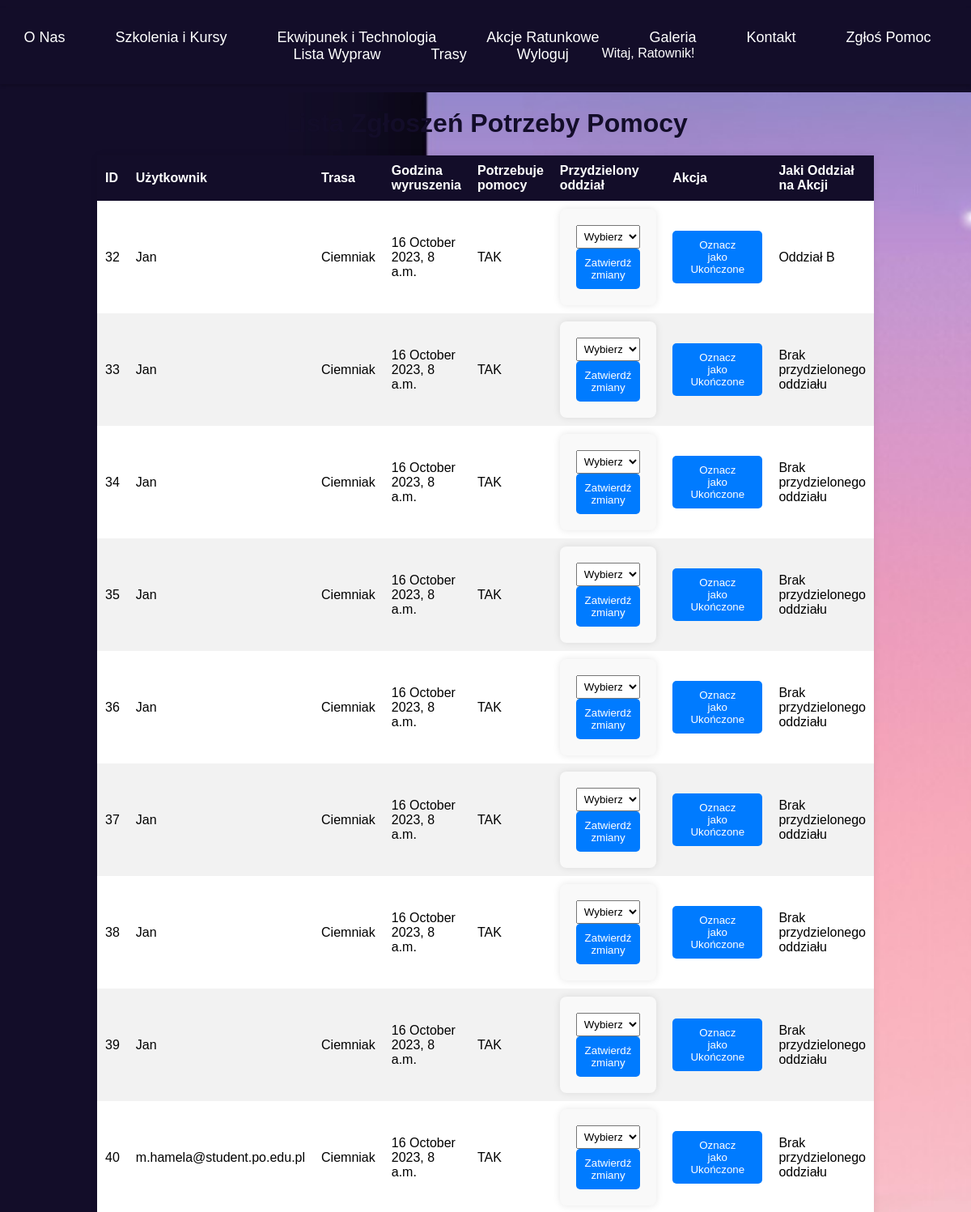
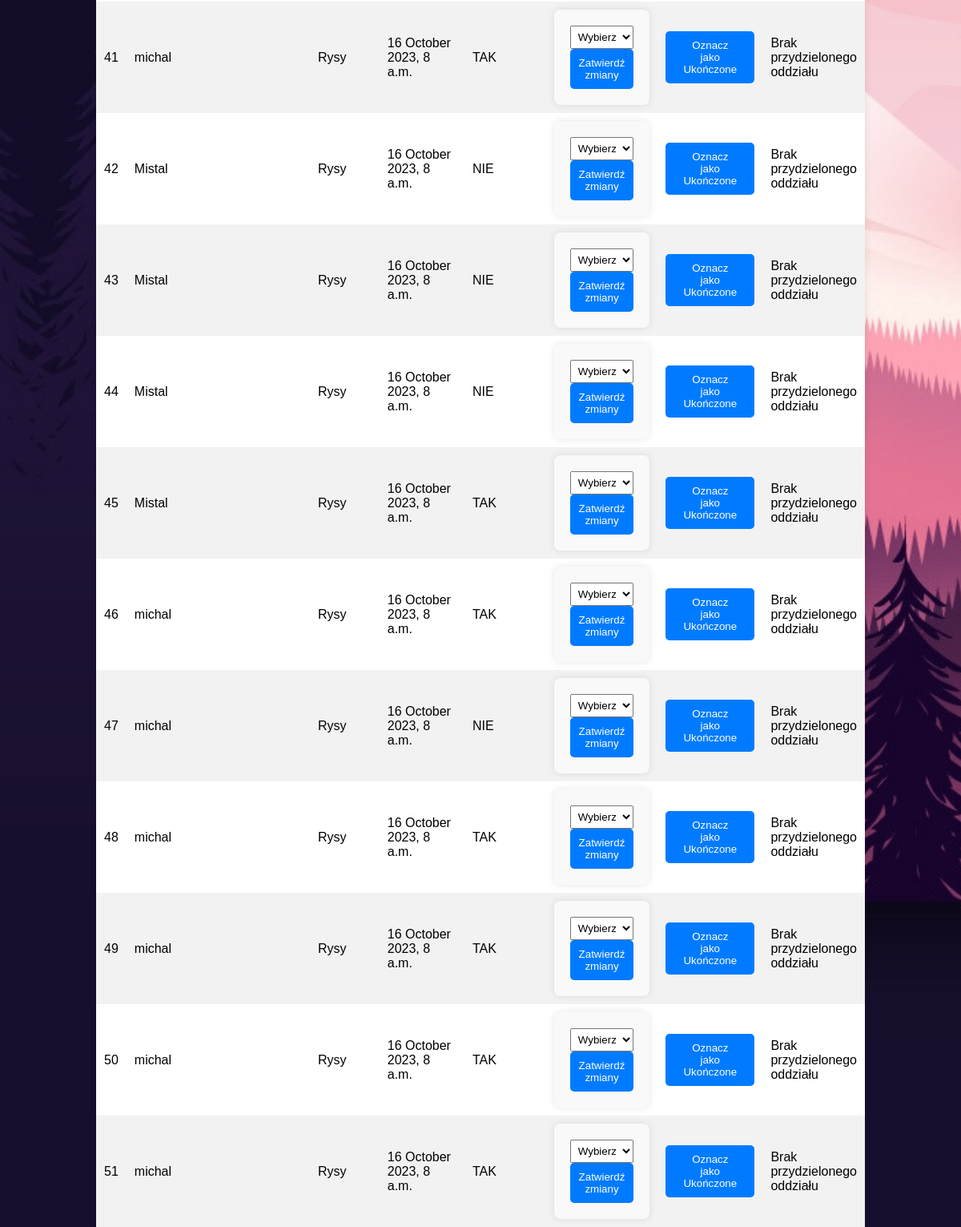
Page /Gory/widok_ratownika/ (signed in) on the earlier database version (2 pictures, top to bottom).
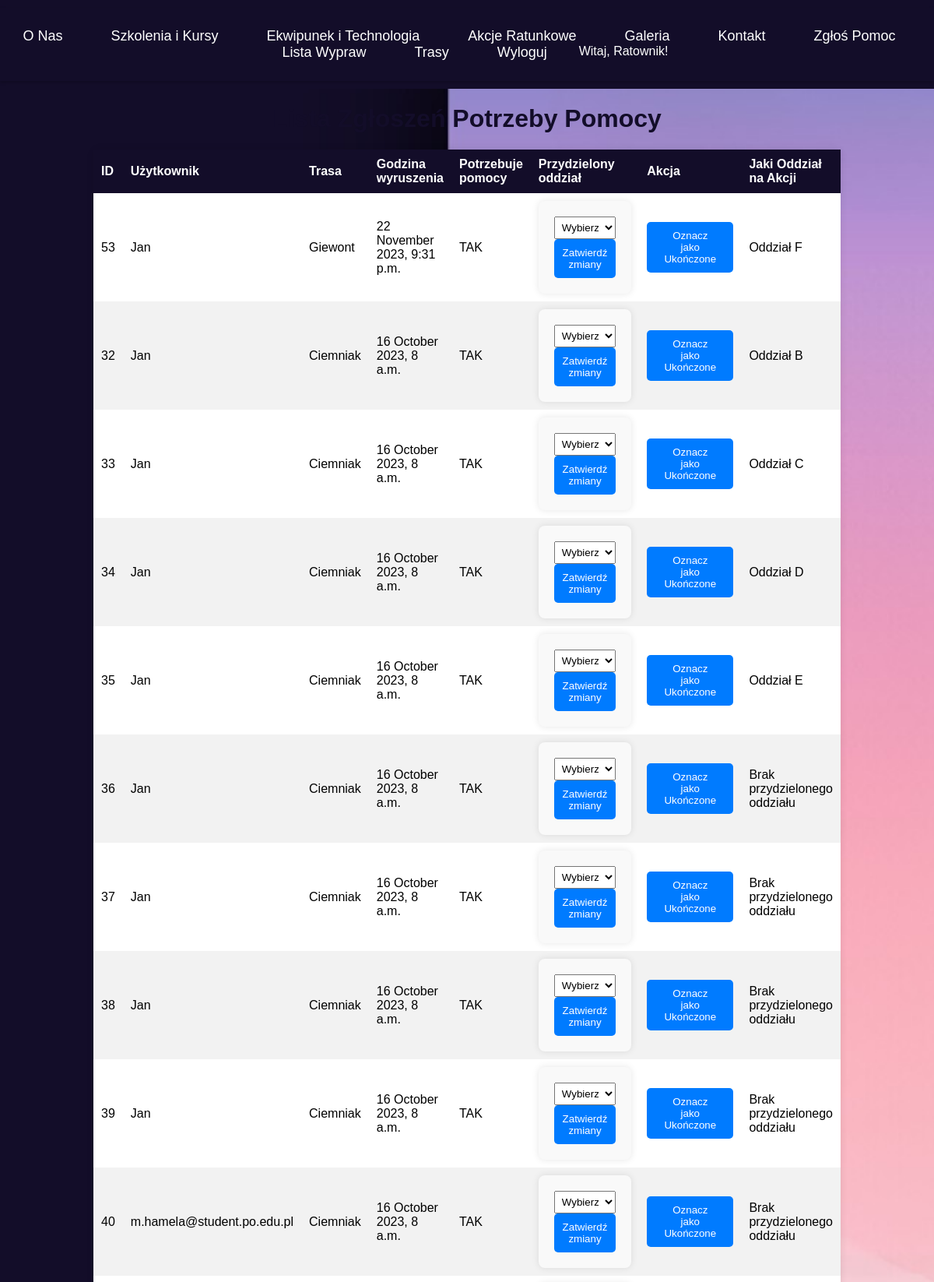
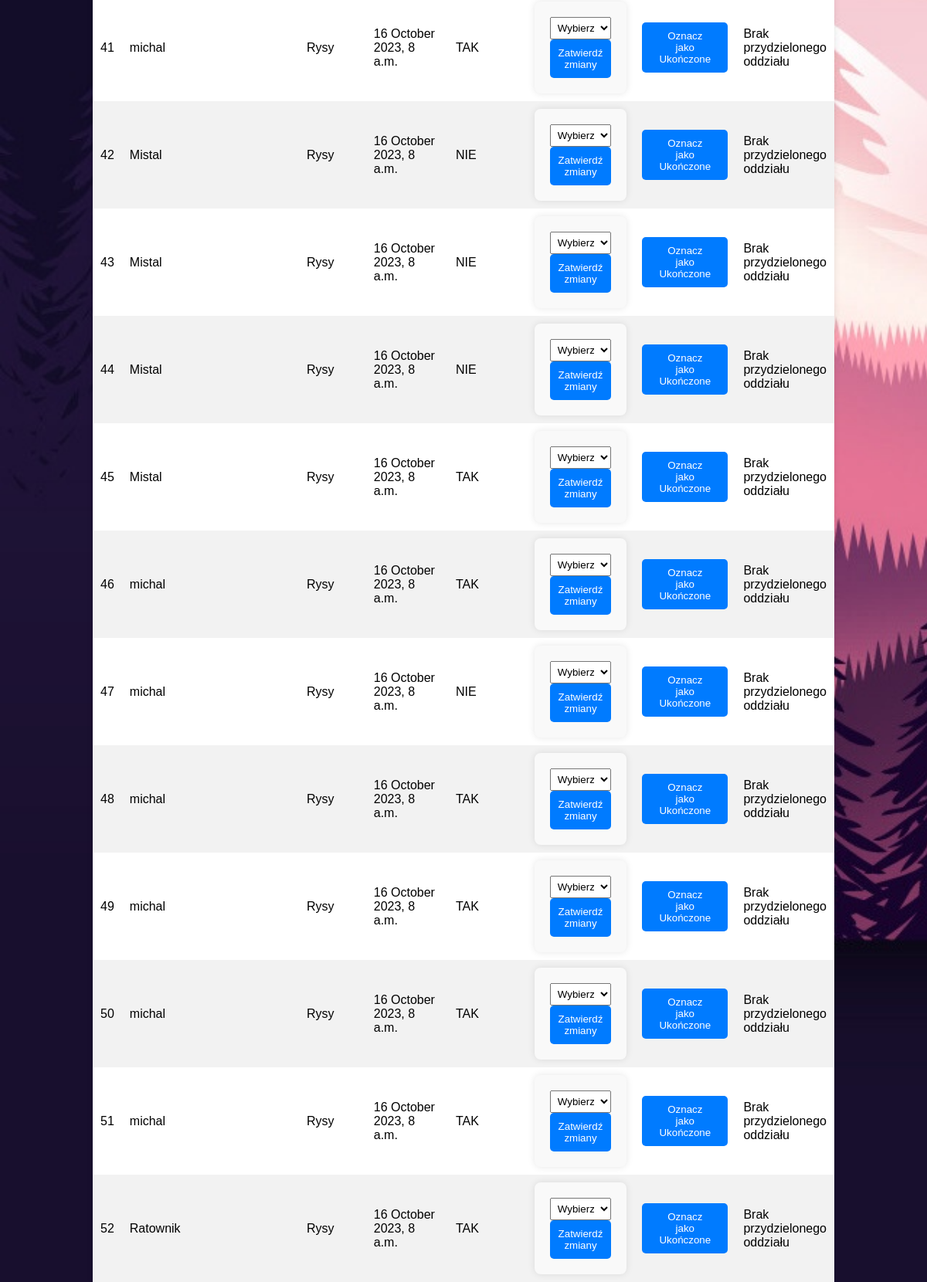
Same page on the later database version (2 pictures, top to bottom).
### Gory/models.py (models this page shows, shortened)
class Zgloszenie(models.Model):
    user = models.ForeignKey(User, on_delete=models.CASCADE, related_name='zgloszenia')
    trasa = models.ForeignKey('Trasa', on_delete=models.CASCADE)
    godzina_wyruszenia = models.DateTimeField()
    potrzebuje_pomocy = models.BooleanField(default=False)
    wyruszyl_na_pomoc = models.BooleanField(default=False)
    oddzial_ratowniczy = models.ForeignKey(OddzialRatowniczy, on_delete=models.SET_NULL, null=True, blank=True)
    historia_oddzialow = models.ManyToManyField(OddzialRatowniczy, related_name='historia_zgloszen', blank=True)
    class Meta:
        ordering = ['-godzina_wyruszenia']

class Trasa(models.Model):
    identyfikator = models.CharField(max_length=100)
    nazwa = models.CharField(max_length=100)
    czas_trwania = models.IntegerField()
    schroniska = models.TextField()
    notatka_o_szycie = models.TextField()
    wysokosc_szczytu = models.IntegerField()
    kolor_szlaku = models.CharField(max_length=50, default='Domyślny Kolor')
    pasmo_gorskie = models.CharField(max_length=50)

class OddzialRatowniczy(models.Model):
    nazwa = models.CharField(max_length=100)
    kontakt = models.CharField(max_length=100)
    dostepnosc = models.BooleanField(default=True)
    przypisane_zgloszenia = models.ManyToManyField('Zgloszenie', related_name='przypisane_oddzialy', blank=True)

### Gory/views.py (the view, shortened to what this page needs)
# urls.py: path('widok_ratownika/', views.widok_ratownika, name='widok_ratownika'),
def widok_ratownika(request):
    if request.user.groups.filter(name='Ratownicy').exists():
        zgloszenia = Zgloszenie.objects.all()
        oddzialy = OddzialRatowniczy.objects.filter(zgloszenie=None)
        przydziel_form = PrzydzielOddzialRatunkowyForm()
        return render(request, 'widok_ratownika.html', {'zgloszenia': zgloszenia, 'oddzialy': oddzialy, 'uzytkownik': request.user, 'przydziel_form': przydziel_form})
    else:
        return render(request, 'brak_dostepu.html')

### Gory/forms.py
class PrzydzielOddzialRatunkowyForm(forms.ModelForm):
    class Meta:
        model = Zgloszenie
        fields = ['oddzial_ratowniczy']
        labels = {'oddzial_ratowniczy': 'Wybierz oddział ratunkowy'}

### Gory/templates/widok_ratownika.html (shortened to what this page needs)
<!DOCTYPE html>
<html lang="pl">
<head>
</head>
</head>
<body>
    <header>
        <nav>
            <ul>
                <li><a href="{% url 'home' %}">O Nas</a></li>
                <li><a href="#">Szkolenia i Kursy</a></li>
                <li><a href="#">Ekwipunek i Technologia</a></li>
                <li><a href="#">Akcje Ratunkowe</a></li>
                <li><a href="#">Galeria</a></li>
                <li><a href="#">Kontakt</a></li>
                <li><a href="{% url 'zgloszenie' %}">Zgłoś Pomoc</a></li>
                <li><a href="{% url 'lista_wypraw' %}">Lista Wypraw</a></li>
                <li><a href="trasa">Trasy</a></li>
                {% if user.is_authenticated %}
                <li><a href="{% url 'logout' %}">Wyloguj</a></li>
                <li>Witaj, {{ user.username }}!</li>
                {% else %}
                <li><a href="{% url 'login' %}">Zaloguj</a></li>
                <li><a href="{% url 'register' %}">Zarejestruj</a></li>
                {% endif %}
            </ul>
        </nav>
    </header>
    <h1>Lista Zgłoszeń Potrzeby Pomocy</h1>
    <table>
        <thead>
            <tr>
                <th>ID</th>
                <th>Użytkownik</th>
                <th>Trasa</th>
                <th>Godzina wyruszenia</th>
                <th>Potrzebuje pomocy</th>
                <th>Przydzielony oddział</th>
                <th>Akcja</th>
                <th>Jaki Oddział na Akcji</th>
            </tr>
        </thead>
        <tbody>
            {% for zgloszenie in zgloszenia %}
                <tr>
                    <td>{{ zgloszenie.id }}</td>
                    <td><span class="user-username">{{ zgloszenie.user.username }}</span></td>
                    <td>{{ zgloszenie.trasa.nazwa }}</td>
                    <td>{{ zgloszenie.godzina_wyruszenia|date:"j F Y, P" }}</td>
                    <td>{% if zgloszenie.potrzebuje_pomocy %}TAK{% else %}NIE{% endif %}</td>
                    <td>
                        <form method="post" class="submit-form" data-zgloszenie-id="{{ zgloszenie.id }}">
                            <select name="oddzial_ratunkowy">
                                <option value="">Wybierz oddział</option>
                            </select>
                            <button class="submit-button" type="submit">Zatwierdź zmiany</button>
                        </form>
                    </td>
                    <td>
                        <button class="action-button" data-zgloszenie-id="{{ zgloszenie.id }}" data-ukonczone="false">
                            Oznacz jako Ukończone
                        </button>
                    </td>
                    <td>
                        {% if zgloszenie.oddzial_ratowniczy %}
                            {{ zgloszenie.oddzial_ratowniczy.nazwa }}
                        {% else %}
                            Brak przydzielonego oddziału
                        {% endif %}
                    </td>
                </tr>
            {% empty %}
                <tr>
                    <td colspan="8">Brak zgłoszeń potrzeby pomocy.</td>
                </tr>
            {% endfor %}
        </tbody>
    </table>
</body>
</html>

### Gory/templates/widok_ratownika.html (style rules this page uses)
body { font-family: Arial, sans-serif; margin: 0; padding: 0; background-image: url('/static/gory.jpg'); background-size: cover; background-repeat: no-repeat; background-attachment: fixed; }
header { background-color: #130D29; color: #fff; padding: 10px 0; }
nav { text-align: center; }
ul { list-style-type: none; padding: 0; display: flex; justify-content: center; flex-wrap: wrap; }
ul li { margin-right: 20px; }
ul li:last-child { margin-right: 0; }
a { text-decoration: none; color: #fff; font-size: 18px; }
h1 { text-align: center; color: #130D29; margin-top: 20px; }
table { border-collapse: collapse; width: 80%; margin: 0 auto; background-color: #fff; border-radius: 8px; box-shadow: 0 0 10px rgba(0, 0, 0, 0.1); }
th, td { text-align: left; padding: 10px; }
th { background-color: #130D29; color: #fff; }
tr:nth-child(even) { background-color: #f2f2f2; }
select { width: 100%; padding: 5px; }
.submit-button { background-color: #007BFF; color: #fff; border: none; padding: 10px; border-radius: 5px; cursor: pointer; }
.action-button { padding: 10px 20px; border: none; border-radius: 5px; cursor: pointer; background-color: #007BFF; color: #fff; transition: background-color 0.3s; }
form { background-color: #f9f9f9; padding: 20px; border-radius: 8px; box-shadow: 0 0 10px rgba(0, 0, 0, 0.1); }
nav { background-color: #130D29; color: #fff; padding: 10px 0; text-align: center; box-shadow: 0 2px 4px rgba(0, 0, 0, 0.2); }
a { text-decoration: none; color: #fff; font-size: 18px; padding: 10px 20px; border-radius: 5px; transition: background-color 0.3s; border: 1px solid transparent; }
th:nth-child(6), td:nth-child(7) { width: 15%; }

Differences in the rows shown:
added Zgloszenie: id "53", user.username "Jan", trasa.nazwa "Giewont", godzina_wyruszenia "22 November 2023, 9:31 p.m.", potrzebuje_pomocy "TAK", oddzial_ratowniczy.nazwa "Oddział F"
changed Zgloszenie id 33: oddzial_ratowniczy.nazwa (not shown) → "Oddział C"; no longer shows "Brak przydzielonego oddziału"
changed Zgloszenie id 34: oddzial_ratowniczy.nazwa (not shown) → "Oddział D"; no longer shows "Brak przydzielonego oddziału"
changed Zgloszenie id 35: oddzial_ratowniczy.nazwa (not shown) → "Oddział E"; no longer shows "Brak przydzielonego oddziału"
added Zgloszenie: id "52", user.username "Ratownik", trasa.nazwa "Rysy", godzina_wyruszenia "16 October 2023, 8 a.m.", potrzebuje_pomocy "TAK", shows "Brak przydzielonego oddziału"
